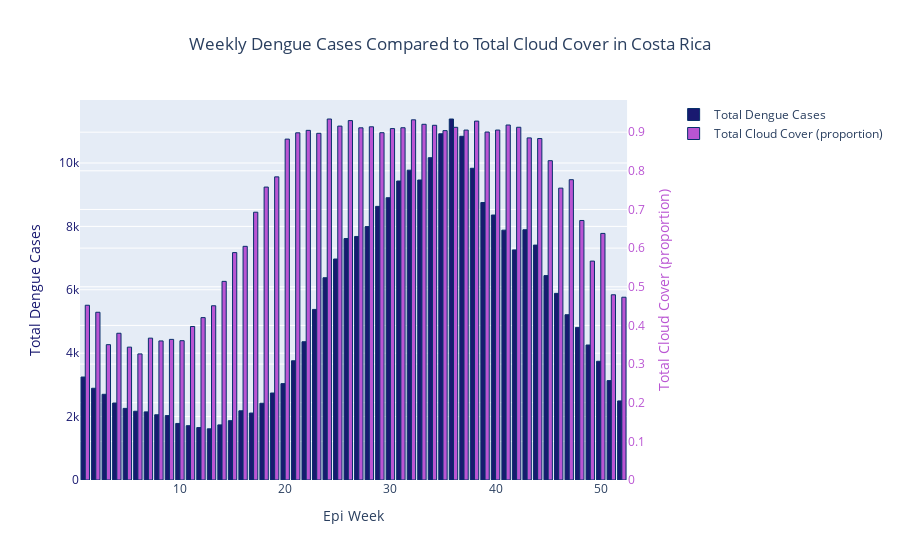

This figure's notebook cell:
### Code cell
# compare this to per epi week
fig = make_subplots(specs=[[{"secondary_y": True}]])

fig.add_trace(go.Bar(x=epiDF['SEMANA'], y=epiDF['CASES'],
                     name='Total Dengue Cases',
                     marker_color = 'midnightblue',
                     marker_line_color='rgb(8,48,107)',
                     marker_line_width=1, offsetgroup=2),
              row = 1, col = 1, secondary_y=False)

fig.add_trace(go.Bar(x=epiDF['SEMANA'], y=epiDF['tcc'], marker_color="mediumorchid",marker_line_color="rgb(8,48,107)",
                     marker_line_width=1, name='Total Cloud Cover (proportion)',offsetgroup=1),
              row = 1, col = 1, secondary_y=True)
# add labels
fig.update_xaxes(title_text="Epi Week")
fig.update_yaxes(title_text="Total Dengue Cases", color="midnightblue",secondary_y=False)
fig.update_yaxes(title_text="Total Cloud Cover (proportion)", color="mediumorchid",secondary_y=True)
# add a title
fig.update_layout(title_text="Weekly Dengue Cases Compared to Total Cloud Cover in Costa Rica", title_x=0.5)
fig.show()

### Figure 1 — Plotly figure (JSON) as saved in the notebook; plotly's stock layout.template omitted (floating-point values rounded to 4 significant figures)
{"data": [{"marker": {"color": "midnightblue", "line": {"color": "rgb(8,48,107)", "width": 1}}, "name": "Total Dengue Cases", "offsetgroup": "2", "type": "bar", "x": [1, 2, 3, 4, 5, 6, 7, 8, 9, 10, 11, 12, 13, 14, 15, 16, 17, 18, 19, 20, 21, 22, 23, 24, 25, 26, 27, 28, 29, 30, 31, 32, 33, 34, 35, 36, 37, 38, 39, 40, 41, 42, 43, 44, 45, 46, 47, 48, 49, 50, 51, 52], "xaxis": "x", "y": [3248, 2894, 2703, 2429, 2259, 2169, 2148, 2058, 2032, 1784, 1713, 1654, 1615, 1738, 1871, 2183, 2112, 2422, 2744, 3040, 3761, 4361, 5381, 6380, 6971, 7617, 7682, 7994, 8631, 8904, 9431, 9773, 9463, 10166, 10921, 11387, 10841, 9833, 8753, 8358, 7881, 7258, 7894, 7410, 6447, 5887, 5213, 4813, 4258, 3745, 3135, 2494], "yaxis": "y"}, {"marker": {"color": "mediumorchid", "line": {"color": "rgb(8,48,107)", "width": 1}}, "name": "Total Cloud Cover (proportion)", "offsetgroup": "1", "type": "bar", "x": [1, 2, 3, 4, 5, 6, 7, 8, 9, 10, 11, 12, 13, 14, 15, 16, 17, 18, 19, 20, 21, 22, 23, 24, 25, 26, 27, 28, 29, 30, 31, 32, 33, 34, 35, 36, 37, 38, 39, 40, 41, 42, 43, 44, 45, 46, 47, 48, 49, 50, 51, 52], "xaxis": "x", "y": [0.4522, 0.4341, 0.3502, 0.3797, 0.3438, 0.3263, 0.367, 0.3598, 0.3639, 0.3605, 0.3973, 0.4202, 0.4509, 0.514, 0.5884, 0.6046, 0.6929, 0.758, 0.7844, 0.8821, 0.8983, 0.9047, 0.8971, 0.9341, 0.9157, 0.93, 0.9113, 0.9139, 0.8986, 0.9093, 0.9115, 0.932, 0.9204, 0.9178, 0.904, 0.9126, 0.9054, 0.9287, 0.9004, 0.9055, 0.9186, 0.9128, 0.8852, 0.8835, 0.8262, 0.7552, 0.7771, 0.6715, 0.5665, 0.6381, 0.4793, 0.4729], "yaxis": "y2"}], "layout": {"title": {"text": "Weekly Dengue Cases Compared to Total Cloud Cover in Costa Rica", "x": 0.5}, "xaxis": {"anchor": "y", "domain": [0, 0.94], "title": {"text": "Epi Week"}}, "yaxis": {"anchor": "x", "color": "midnightblue", "domain": [0, 1], "title": {"text": "Total Dengue Cases"}}, "yaxis2": {"anchor": "x", "color": "mediumorchid", "overlaying": "y", "side": "right", "title": {"text": "Total Cloud Cover (proportion)"}}}}
